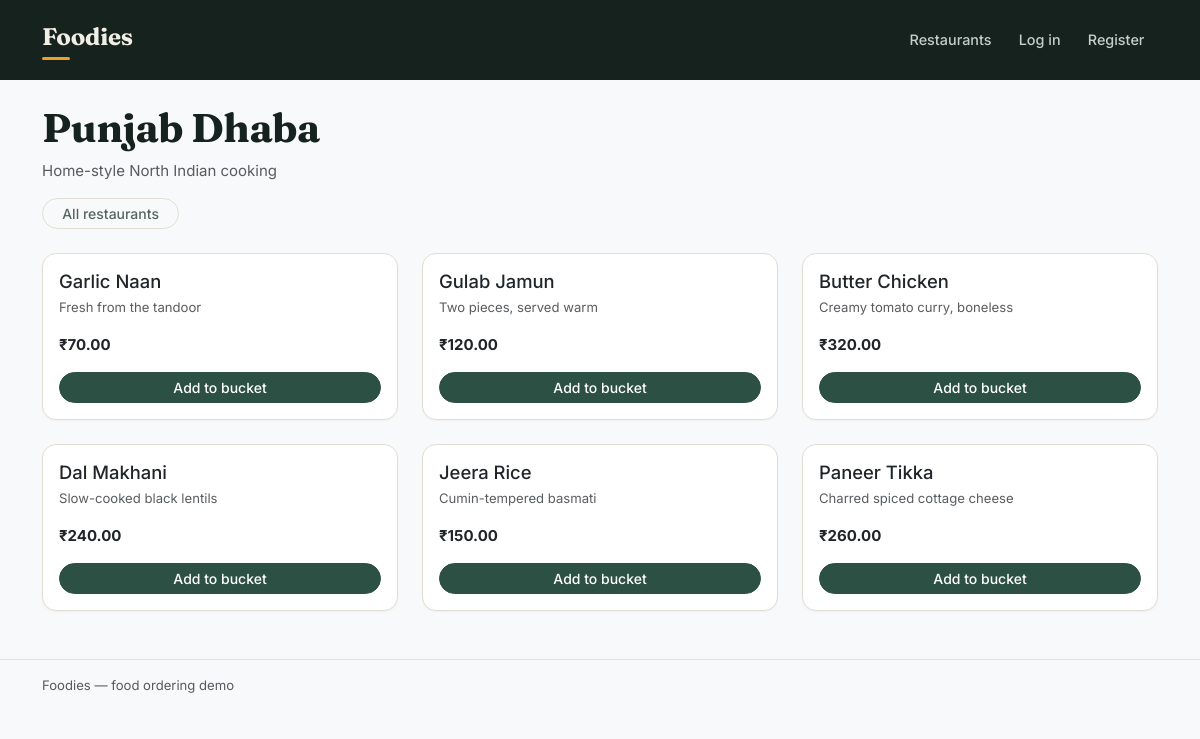
Page /customer/menu.php?restaurant=1 on the committed database.
### tables this page shows
CREATE TABLE restaurants (
    id          INT AUTO_INCREMENT PRIMARY KEY,
    owner_id    INT NOT NULL,
    name        VARCHAR(150) NOT NULL,
    description TEXT,
    address     VARCHAR(255),
    image       VARCHAR(255),
    created_at  TIMESTAMP DEFAULT CURRENT_TIMESTAMP,
    FOREIGN KEY (owner_id) REFERENCES users(id) ON DELETE CASCADE
);

CREATE TABLE menu_items (
    id            INT AUTO_INCREMENT PRIMARY KEY,
    restaurant_id INT NOT NULL,
    name          VARCHAR(150) NOT NULL,
    description   TEXT,
    price         DECIMAL(10,2) NOT NULL,
    category      VARCHAR(50),
    image         VARCHAR(255),
    is_available  BOOLEAN DEFAULT TRUE,
    created_at    TIMESTAMP DEFAULT CURRENT_TIMESTAMP,
    FOREIGN KEY (restaurant_id) REFERENCES restaurants(id) ON DELETE CASCADE,
    INDEX idx_name (name)
);

### includes/auth.php (called while the page is built, shortened)
<?php
function isLoggedIn(): bool
{
    return isset($_SESSION['user_id']);
}
function currentUser(): ?array
{
    if (!isLoggedIn()) {
        return null;
    }
    $pdo = getDatabaseConnection();
    $stmt = $pdo->prepare('SELECT id, name, email, role FROM users WHERE id = ?');
    $stmt->execute([$_SESSION['user_id']]);
    return $stmt->fetch() ?: null;
}
function e(string $value): string
{
    return htmlspecialchars($value, ENT_QUOTES, 'UTF-8');
}

### customer/menu.php (the view, shortened to what this page needs)
<?php
require_once __DIR__ . '/../includes/auth.php';
$pdo          = getDatabaseConnection();
$restaurantId = isset($_GET['restaurant']) ? (int) $_GET['restaurant'] : 0;
$stmt = $pdo->prepare('SELECT * FROM restaurants WHERE id = ?');
$stmt->execute([$restaurantId]);
$restaurant = $stmt->fetch();
$stmt = $pdo->prepare(
    'SELECT * FROM menu_items WHERE restaurant_id = ? AND is_available = 1 ORDER BY category, name'
);
$stmt->execute([$restaurant['id']]);
$items = $stmt->fetchAll();
require_once __DIR__ . '/../includes/header.php';
?>
<div class="mb-4">
    <h1 class="fw-bold"><?= e($restaurant['name']) ?></h1>
    <p class="text-muted"><?= e($restaurant['description'] ?? '') ?></p>
    <a href="/customer/restaurants.php" class="btn btn-sm btn-outline-secondary">All restaurants</a>
</div>
<?php if (!$items): ?>
    <div class="alert alert-info">No dishes available.</div>
<?php else: ?>
    <div class="row row-cols-1 row-cols-md-3 g-4">
        <?php foreach ($items as $item): ?>
            <div class="col">
                <div class="card h-100 dish-card">
                    <div class="card-body d-flex flex-column">
                        <h5 class="card-title"><?= e($item['name']) ?></h5>
                        <p class="card-text text-muted small"><?= e($item['description'] ?? '') ?></p>
                        <p class="fw-bold mt-auto">₹<?= number_format((float) $item['price'], 2) ?></p>
                        <form method="post">
                            <button class="btn btn-sm btn-primary w-100">Add to bucket</button>
                        </form>
                    </div>
                </div>
            </div>
        <?php endforeach; ?>
    </div>
<?php endif; ?>
<?php require_once __DIR__ . '/../includes/footer.php'; ?>

### includes/header.php (shortened to what this page needs)
<?php
require_once __DIR__ . '/auth.php';
$currentUser = currentUser();
?>
<!DOCTYPE html>
<html lang="en">
<head>
    <link href="https://cdn.jsdelivr.net/npm/bootstrap@5.3.3/dist/css/bootstrap.min.css" rel="stylesheet">
    <link href="/assets/css/style.css" rel="stylesheet">
</head>
<body class="bg-light">
<nav class="navbar navbar-expand-lg navbar-dark bg-dark">
    <div class="container">
        <a class="navbar-brand fw-bold" href="/index.php">Foodies</a>
        <div class="collapse navbar-collapse" id="nav">
            <ul class="navbar-nav ms-auto">
                <?php if ($currentUser): ?>
                    <?php if ($currentUser['role'] === 'customer'): ?>
                        <li class="nav-item"><a class="nav-link" href="/customer/restaurants.php">Restaurants</a></li>
                        <li class="nav-item"><a class="nav-link" href="/customer/cart.php">Bucket</a></li>
                        <li class="nav-item"><a class="nav-link" href="/customer/orders.php">My orders</a></li>
                    <?php else: ?>
                        <li class="nav-item"><a class="nav-link" href="/owner/dashboard.php">Dashboard</a></li>
                        <li class="nav-item"><a class="nav-link" href="/owner/menu.php">Menu</a></li>
                        <li class="nav-item"><a class="nav-link" href="/owner/orders.php">Orders</a></li>
                    <?php endif; ?>
                    <li class="nav-item"><a class="nav-link" href="/auth/logout.php">Log out</a></li>
                <?php else: ?>
                    <li class="nav-item"><a class="nav-link" href="/customer/restaurants.php">Restaurants</a></li>
                    <li class="nav-item"><a class="nav-link" href="/auth/login.php">Log in</a></li>
                    <li class="nav-item"><a class="nav-link" href="/auth/register.php">Register</a></li>
                <?php endif; ?>
            </ul>
        </div>
    </div>
</nav>
<main class="container py-4">

### includes/footer.php (shortened to what this page needs)
</main>
<footer class="border-top py-3 mt-4">
    <div class="container text-muted small">
        Foodies — food ordering demo
    </div>
</footer>
</body>
</html>

### assets/css/style.css (style rules this page uses)
:root { --ink: #16221D; --ink-soft: #55655D; --paper: #F1EEE7; --card: #FFFFFF; --marigold: #E9A227; --marigold-deep: #B87A0E; --leaf: #2D5045; --chili: #A8341F; --line: #E3DED3; --radius: 14px; }
body { background: var(--paper); color: var(--ink); font-family: 'Inter', system-ui, sans-serif; font-size: 15px; }
h1, h2, h3, .navbar-brand, .display-5 { font-family: 'Fraunces', Georgia, serif; font-variation-settings: 'SOFT' 30, 'WONK' 1; letter-spacing: -0.01em; }
h1, .display-5 { font-weight: 600; }
.navbar.bg-dark { background: var(--ink) !important; padding-block: 0.9rem; }
.navbar-brand { font-size: 1.5rem; color: var(--paper) !important; }
.navbar-brand::after { content: ''; display: block; height: 3px; width: 28px; background: var(--marigold); border-radius: 2px; margin-top: 2px; }
.navbar-dark .nav-link { color: #C6CFCA !important; font-size: 0.9rem; font-weight: 500; padding-inline: 0.85rem !important; }
.card { border: 1px solid var(--line); border-radius: var(--radius); box-shadow: 0 1px 2px rgba(22, 34, 29, 0.04); }
.dish-card { overflow: hidden; }
.dish-card .card-title { font-size: 1.15rem; margin-bottom: 0.35rem; }
.dish-card { transition: transform .18s ease, box-shadow .18s ease, border-color .18s ease; }
.btn { border-radius: 999px; font-weight: 500; padding-inline: 1.2rem; }
.btn-primary { background: var(--leaf); border-color: var(--leaf); }
.btn-outline-secondary { border-color: var(--line); color: var(--ink-soft); }

### rows in the picture
restaurants: name "Punjab Dhaba", description "Home-style North Indian cooking"
menu_items: name "Garlic Naan", description "Fresh from the tandoor", price "70.00"
menu_items: name "Gulab Jamun", description "Two pieces, served warm", price "120.00"
menu_items: name "Butter Chicken", description "Creamy tomato curry, boneless", price "320.00"
menu_items: name "Dal Makhani", description "Slow-cooked black lentils", price "240.00"
menu_items: name "Jeera Rice", description "Cumin-tempered basmati", price "150.00"
menu_items: name "Paneer Tikka", description "Charred spiced cottage cheese", price "260.00"
